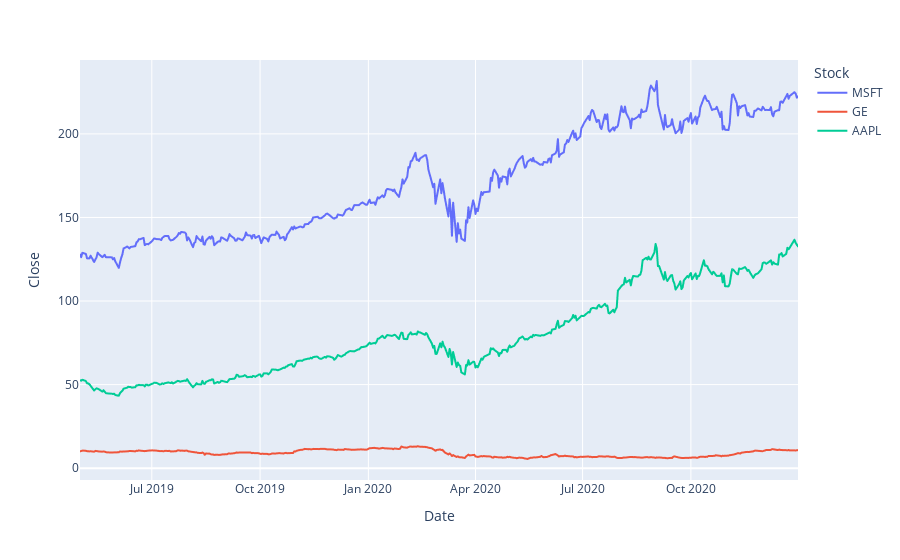

Write notebook code for a chart like this one.
### Code cell
cf.set_config_file(offline=True)

df_filtered = df.loc["2019-05":, ("Close")]

# Since df_filtered may have multiple columns, we'll need to reset the index and melt the DataFrame
df_melted = df_filtered.reset_index().melt(id_vars='Date', var_name='Stock', value_name='Close')

fig = px.line(df_melted, x='Date', y='Close', color='Stock')
fig.show()

### Figure 1 — Plotly figure (JSON) as saved in the notebook; plotly's stock layout.template omitted (floating-point values rounded to 4 significant figures; data arrays with more than 128 entries replaced by an {"elided": "..."} marker saying what was removed)
{"data": [{"hovertemplate": "Stock=MSFT<br>Date=%{x}<br>Close=%{y}<extra></extra>", "legendgroup": "MSFT", "line": {"color": "#636efa", "dash": "solid"}, "marker": {"symbol": "circle"}, "mode": "lines", "name": "MSFT", "showlegend": true, "type": "scattergl", "x": {"elided": "423 str values"}, "xaxis": "x", "y": {"elided": "423 float values"}, "yaxis": "y"}, {"hovertemplate": "Stock=GE<br>Date=%{x}<br>Close=%{y}<extra></extra>", "legendgroup": "GE", "line": {"color": "#EF553B", "dash": "solid"}, "marker": {"symbol": "circle"}, "mode": "lines", "name": "GE", "showlegend": true, "type": "scattergl", "x": {"elided": "423 str values"}, "xaxis": "x", "y": {"elided": "423 float values"}, "yaxis": "y"}, {"hovertemplate": "Stock=AAPL<br>Date=%{x}<br>Close=%{y}<extra></extra>", "legendgroup": "AAPL", "line": {"color": "#00cc96", "dash": "solid"}, "marker": {"symbol": "circle"}, "mode": "lines", "name": "AAPL", "showlegend": true, "type": "scattergl", "x": {"elided": "423 str values"}, "xaxis": "x", "y": {"elided": "423 float values"}, "yaxis": "y"}], "layout": {"autosize": true, "legend": {"title": {"text": "Stock"}, "tracegroupgap": 0}, "margin": {"t": 60}, "xaxis": {"anchor": "y", "autorange": true, "domain": [0, 1], "range": ["2019-05-01", "2020-12-31"], "title": {"text": "Date"}, "type": "date"}, "yaxis": {"anchor": "x", "autorange": true, "domain": [0, 1], "range": [-7.074, 244.2], "title": {"text": "Close"}, "type": "linear"}}}
